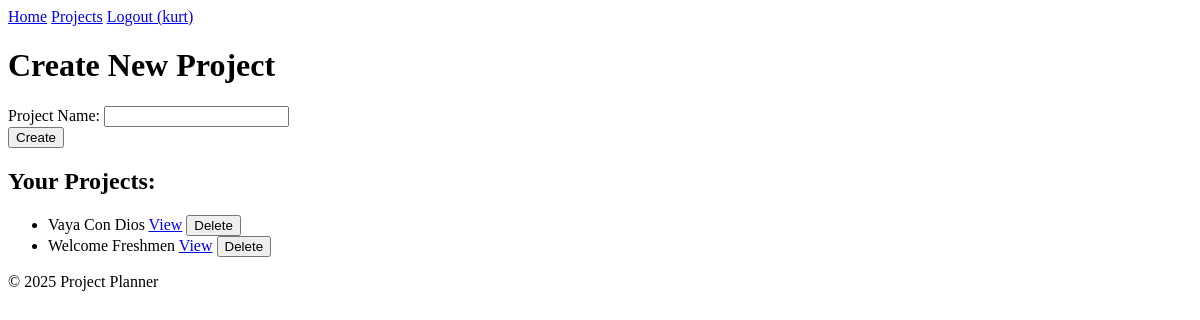
Before: /projects (signed in) with the older database file.
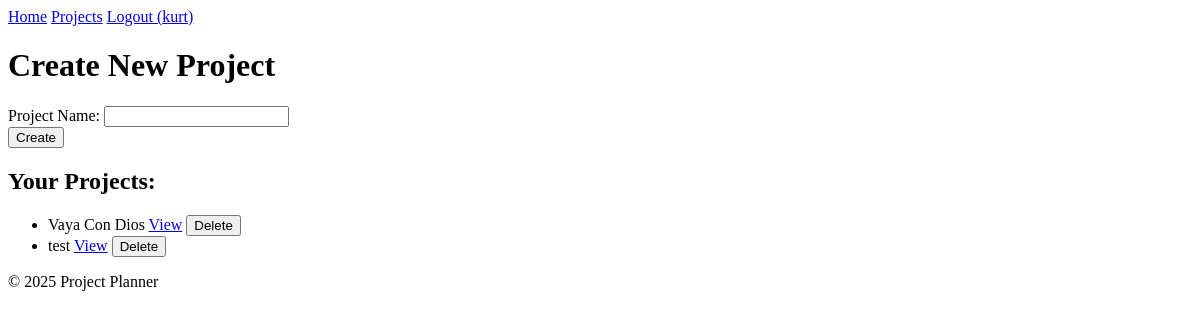
After: the same page with the newer database file.
### app/models.py (models this page shows, shortened)
class Project(db.Model):
    id = db.Column(db.Integer, primary_key=True)
    name = db.Column(db.String(120), nullable=False)
    description = db.Column(db.Text, nullable=True)  # Optional: for project details
    user_id = db.Column(db.Integer, db.ForeignKey('user.id'), nullable=False)
    tasks = db.relationship('Task', backref='project', lazy=True, cascade="all, delete-orphan")

### app/routes.py (the view, shortened to what this page needs)
@bp.route('/projects', methods=['GET', 'POST'])
@login_required
def projects():
    user_projects = Project.query.filter_by(user=current_user).order_by(Project.name).all()
    return render_template('projects.html', projects=user_projects)

### app/templates/projects.html (shortened to what this page needs)
<!DOCTYPE html>
<html lang="en">
<head>
    <link rel="stylesheet" href="{{ url_for('static', filename='css/style.css') }}">
    <link rel="stylesheet" href="{{ url_for('static', filename='css/frappe-gantt.css') }}">
</head>
<body>
    <header>
        <nav>
            <a href="{{ url_for('main.index') }}">Home</a>
            <a href="{{ url_for('main.projects') }}">Projects</a>
            {% if current_user.is_authenticated %}
                <a href="{{ url_for('main.logout') }}">Logout ({{ current_user.username }})</a>
            {% else %}
                <a href="{{ url_for('main.register') }}">Register</a>
                <a href="{{ url_for('main.login') }}">Login</a>
            {% endif %}
        </nav>
    </header>
    <h1>Create New Project</h1>
    <form method="POST" action="{{ url_for('main.projects') }}">
        <div>
            <label for="project_name">Project Name:</label>
            <input type="text" id="project_name" name="project_name" required>
        </div>
        <button type="submit">Create</button>
    </form>
    <h2>Your Projects:</h2>
    <ul id="project-list">
        {% if projects %}
        {% for project in projects %}
            <li id="project-{{ project.id }}">
                {{ project.name }}
                <a href="{{ url_for('main.view_project', project_id=project.id) }}">View</a>
                <form action="{{ url_for('main.delete_project', project_id=project.id) }}" method="POST" style="display:inline;" onsubmit="return confirm('Are you sure you want to delete this project and all its tasks?');">
                    <button type="submit">Delete</button>
                </form>
            </li>
        {% endfor %}
        {% else %}
            <li>No projects yet. Add one above!</li>
        {% endif %}
    </ul>
    <footer>
        <p>© 2025 Project Planner</p>
    </footer>
</body>
</html>

Changed rows visible on the page:
removed Project: name "Welcome Freshmen"
added Project: name "test"
